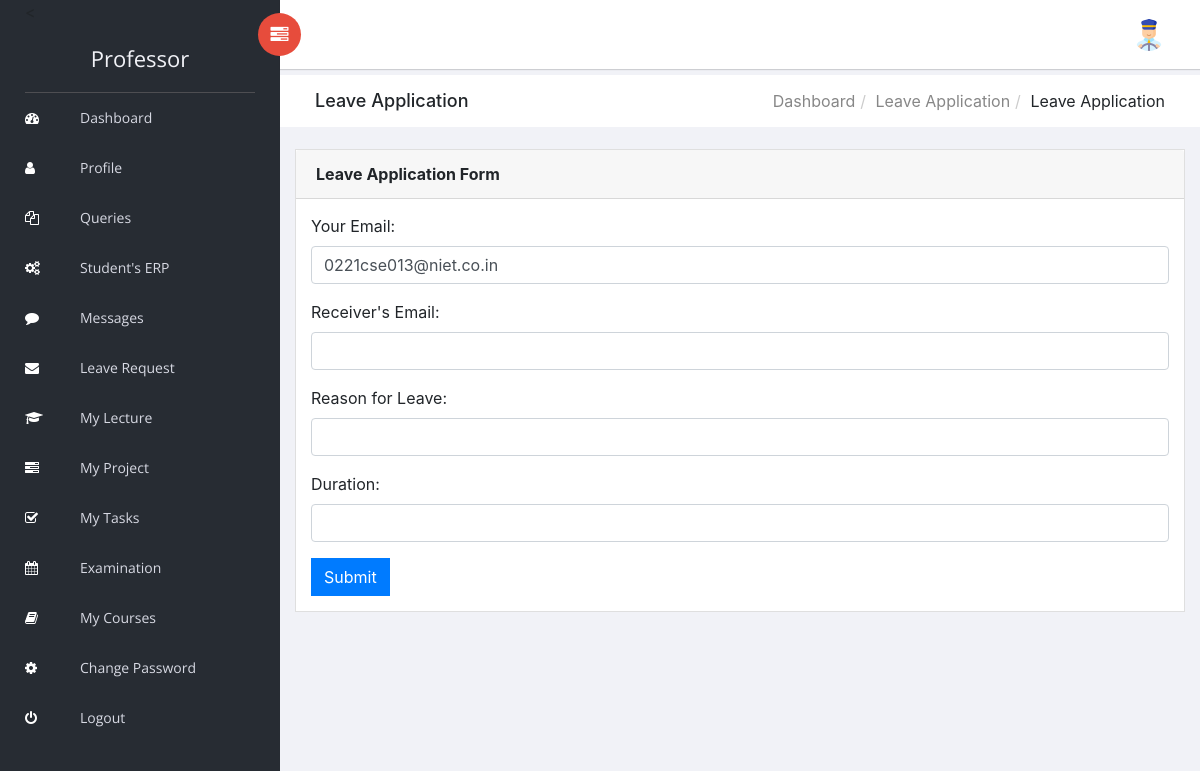
Page /Professor/Grant.php (signed in) on the committed database.
### tables this page shows
CREATE TABLE `tblteacher` (
  `ID` int(10) NOT NULL,
  `Name` varchar(120) DEFAULT NULL,
  `Picture` varchar(200) NOT NULL,
  `Email` varchar(120) DEFAULT NULL,
  `MobileNumber` bigint(10) DEFAULT NULL,
  `password` varchar(255) DEFAULT NULL,
  `Qualifications` varchar(120) DEFAULT NULL,
  `Address` varchar(200) DEFAULT NULL,
  `TeacherSub` varchar(120) DEFAULT NULL,
  `description` mediumtext DEFAULT NULL,
  `teachingExp` varchar(10) DEFAULT NULL,
  `JoiningDate` varchar(120) DEFAULT NULL,
  `RegDate` timestamp NOT NULL DEFAULT current_timestamp(),
  `isPublic` int(1) DEFAULT NULL
);

### Professor/Grant.php (the view, shortened to what this page needs)
<?php
include('includes/dbconnection.php');
if (strlen($_SESSION['trmsuid']==0)) {
  header('location:logout.php');
  } else{
  ?>
<!doctype html>
<html class="no-js" lang="en">
<head>
    <link rel="stylesheet" href="../vendors/bootstrap/dist/css/bootstrap.min.css">
    <link rel="stylesheet" href="../vendors/font-awesome/css/font-awesome.min.css">
    <link rel="stylesheet" href="../vendors/themify-icons/css/themify-icons.css">
    <link rel="stylesheet" href="../vendors/flag-icon-css/css/flag-icon.min.css">
    <link rel="stylesheet" href="../vendors/selectFX/css/cs-skin-elastic.css">
    <link rel="stylesheet" href="../assets/css/style.css">
</head>
<body>
    <?php include_once('includes/sidebar.php');?>
    <div id="right-panel" class="right-panel">
        <?php include_once('includes/header.php');?>
        <div class="breadcrumbs">
            <div class="col-sm-4">
                <div class="page-header float-left">
                    <div class="page-title">
                        <h1>Leave Application</h1>
                    </div>
                </div>
            </div>
            <div class="col-sm-8">
                <div class="page-header float-right">
                    <div class="page-title">
                        <ol class="breadcrumb text-right">
                            <li><a href="dashboard.php">Dashboard</a></li>
                            <li><a href="Grant.php">Leave Application</a></li>
                            <li class="active">Leave Application</li>
                        </ol>
                    </div>
                </div>
            </div>
        </div>
        <div class="content mt-3">
            <div class="animated fadeIn">
                <div class="row">
                    <div class="col-lg-12">
                        <div class="card">
                            <div class="card-header">
                                <strong class="card-title">Leave Application Form</strong>
                            </div>
                            <div class="card-body">
                                <form method="post" action="process_leave.php">
                                <div class="form-group">
                                        <label for="email">Your Email:</label>
                                        <input type="text" name="email" value="<?php  echo $row->Email;?>" id="email" class="form-control" required="true">
                                    </div>
                                    <div class="form-group">
                                        <label for="receiver_email">Receiver's Email:</label>
                                        <input type="email" id="receiver_email" name="receiver_email" class="form-control" required>
                                    </div>
                                    <div class="form-group">
                                        <label for="reason">Reason for Leave:</label>
                                        <input type="text" id="reason" name="reason" class="form-control" required>
                                    </div>
                                    <div class="form-group">
                                        <label for="duration">Duration:</label>
                                        <input type="text" id="duration" name="duration" class="form-control" required>
                                    </div>
                                    <button type="submit" class="btn btn-primary">Submit</button>
                                </form>
                            </div>
                        </div>
                    </div>
                </div>
            </div>
        </div>
    </div>
</body>
</html>
<?php } ?>

### Professor/includes/header.php (shortened to what this page needs)
 <header id="header" class="header">
            <div class="header-menu">
                <div class="col-sm-7">
                    <a id="menuToggle" class="menutoggle pull-left"><i class="fa fa fa-tasks"></i></a>
                </div>
                <div class="col-sm-5">
                    <div class="user-area dropdown float-right">
                        <a href="#" class="dropdown-toggle" data-toggle="dropdown" aria-haspopup="true" aria-expanded="false">
 <?php
$eid=$_SESSION['trmsuid'];
$query=$dbh -> prepare("SELECT * from  tblteacher where ID=$eid");
$query->execute();
$results=$query->fetchAll(PDO::FETCH_OBJ);
foreach($results as $row)
{
    if($row->Picture==''):?>
                            <img class="user-avatar rounded-circle" src="images/images.png" alt="User Avatar">
                            <?php else: ?>
<img src="images/<?php echo $row->Picture;?>" class="user-avatar rounded-circle">
<?php endif;?>
                        </a>
<?php } ?>
                    </div>
                </div>
            </div>
        </header>

### rows in the picture
tblteacher: Picture (picture), email "0221cse013@niet.co.in"
